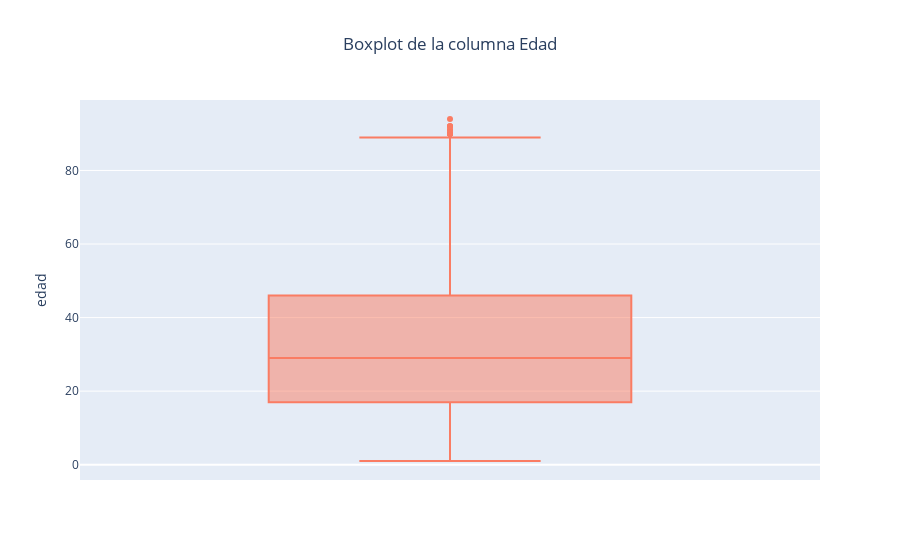

The cell this chart's notebook holds for it:
### Code cell
# Boxplot columna edad con Plotly
fig = px.box(
    historias_clinicas,
    y="edad",
    title="Boxplot de la columna Edad",
    color_discrete_sequence=["#FA7C63"]  # Color personalizado
)

fig.update_layout(title_x=0.5)  # Centra el título

fig.show()

# Guardar la imagen
save_plotly_fig(fig, "boxplot_edad")

### Figure 1 — Plotly figure (JSON) as saved in the notebook; plotly's stock layout.template omitted (floating-point values rounded to 4 significant figures; data arrays with more than 128 entries replaced by an {"elided": "..."} marker saying what was removed)
{"data": [{"alignmentgroup": "True", "hovertemplate": "edad=%{y}<extra></extra>", "legendgroup": "", "marker": {"color": "#FA7C63"}, "name": "", "notched": false, "offsetgroup": "", "orientation": "v", "showlegend": false, "type": "box", "x0": " ", "xaxis": "x", "y": {"elided": "9809 int values"}, "y0": " ", "yaxis": "y"}], "layout": {"boxmode": "group", "legend": {"tracegroupgap": 0}, "title": {"text": "Boxplot de la columna Edad", "x": 0.5}, "xaxis": {"anchor": "y", "domain": [0, 1]}, "yaxis": {"anchor": "x", "domain": [0, 1], "title": {"text": "edad"}}}}
